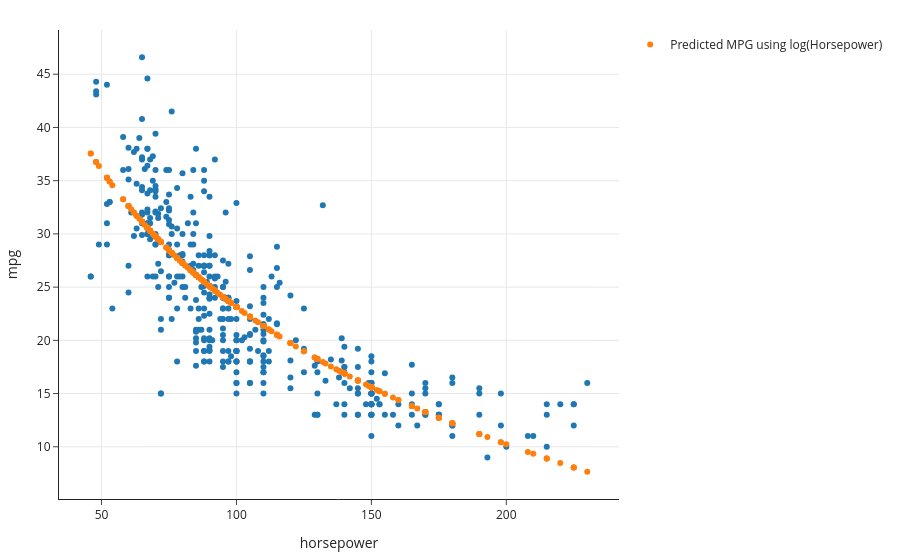

Here is the notebook cell this chart was saved with:
### Markdown cell above
What do our predictions look like on the original, non-transformed scatter plot? Let's see:

### Code cell
fig = px.scatter(mpg, x='horsepower', y='mpg')
fig.add_trace(
    go.Scatter(
        x=mpg['horsepower'], 
        y=car_model_log.intercept_ + car_model_log.coef_[0] * np.log(mpg['horsepower']),  
        mode='markers', name='Predicted MPG using log(Horsepower)'
    )
)
fig

### Figure 1 — Plotly figure (JSON) as saved in the notebook; plotly's stock layout.template omitted (floating-point values rounded to 4 significant figures; data arrays with more than 128 entries replaced by an {"elided": "..."} marker saying what was removed)
{"data": [{"hovertemplate": "horsepower=%{x}<br>mpg=%{y}<extra></extra>", "legendgroup": "", "marker": {"color": "#1F77B4", "symbol": "circle"}, "mode": "markers", "name": "", "orientation": "v", "showlegend": false, "type": "scatter", "x": {"elided": "392 int values"}, "xaxis": "x", "y": {"elided": "392 float values"}, "yaxis": "y"}, {"mode": "markers", "name": "Predicted MPG using log(Horsepower)", "type": "scatter", "x": {"elided": "392 int values"}, "y": {"elided": "392 float values"}}], "layout": {"legend": {"tracegroupgap": 0}, "xaxis": {"anchor": "y", "domain": [0, 1], "title": {"text": "horsepower"}}, "yaxis": {"anchor": "x", "domain": [0, 1], "title": {"text": "mpg"}}}}
